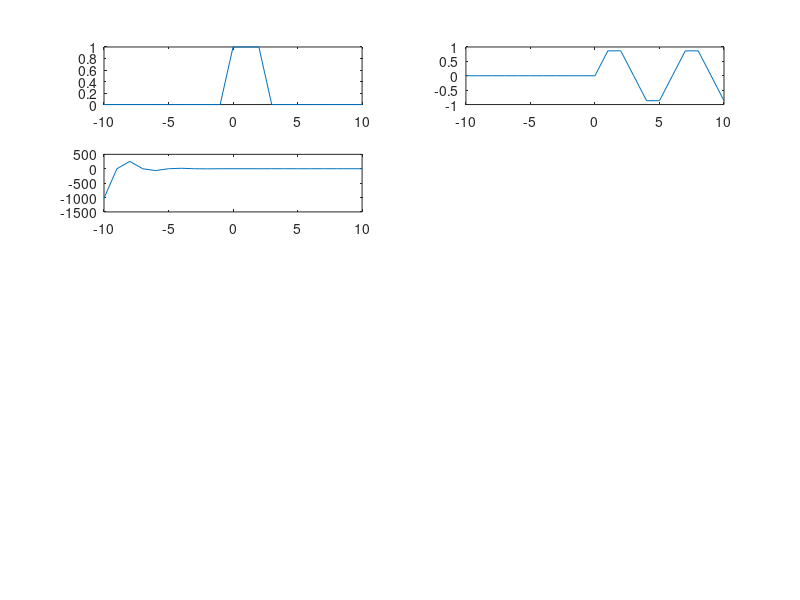

This figure's MATLAB source:
clc;
clear all
close all;
n = -10:10;

u = [(n>=0)];
u3 = [(n-3)>=0];

x1 = u-u3; %rectangular window
subplot(5,2,1);
title("x[n] = u[n]-u[n-3]");
plot(n,x1);
z = angle(x1);




x2 = sin(n.*pi/3).*u;
subplot(5,2,2);
title("sin(n*pi/3)*u");
plot(n,x2)
z2 = angle(x2);


x3 = (0.5.^n).*exp(1i*pi.*n/2);
subplot(5,2,3);
plot(n,x3);
z3 = angle(x3);



